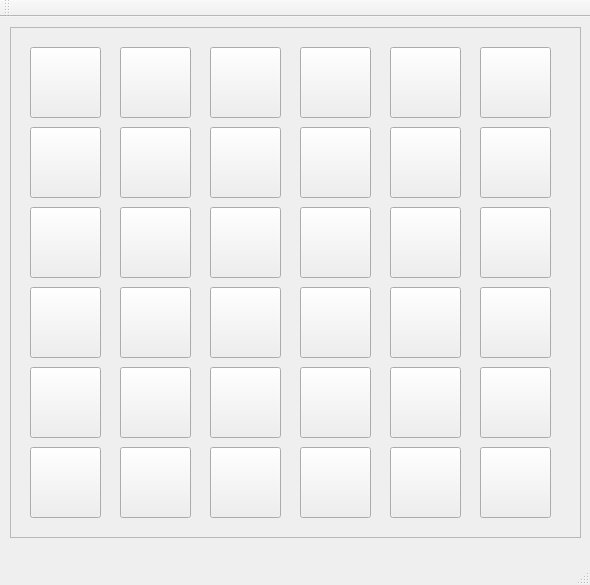
<?xml version="1.0" encoding="UTF-8"?>
<ui version="4.0">
 <class>MainWindow</class>
 <widget class="QMainWindow" name="MainWindow">
  <property name="geometry">
   <rect>
    <x>0</x>
    <y>0</y>
    <width>590</width>
    <height>585</height>
   </rect>
  </property>
  <property name="windowTitle">
   <string>MainWindow</string>
  </property>
  <widget class="QWidget" name="centralwidget">
   <widget class="QFrame" name="frame">
    <property name="geometry">
     <rect>
      <x>10</x>
      <y>10</y>
      <width>571</width>
      <height>511</height>
     </rect>
    </property>
    <property name="frameShape">
     <enum>QFrame::StyledPanel</enum>
    </property>
    <property name="frameShadow">
     <enum>QFrame::Raised</enum>
    </property>
    <widget class="QPushButton" name="s10">
     <property name="geometry">
      <rect>
       <x>290</x>
       <y>100</y>
       <width>71</width>
       <height>71</height>
      </rect>
     </property>
     <property name="text">
      <string/>
     </property>
    </widget>
    <widget class="QPushButton" name="s05">
     <property name="geometry">
      <rect>
       <x>380</x>
       <y>20</y>
       <width>71</width>
       <height>71</height>
      </rect>
     </property>
     <property name="text">
      <string/>
     </property>
    </widget>
    <widget class="QPushButton" name="s06">
     <property name="geometry">
      <rect>
       <x>470</x>
       <y>20</y>
       <width>71</width>
       <height>71</height>
      </rect>
     </property>
     <property name="text">
      <string/>
     </property>
    </widget>
    <widget class="QPushButton" name="s09">
     <property name="geometry">
      <rect>
       <x>200</x>
       <y>100</y>
       <width>71</width>
       <height>71</height>
      </rect>
     </property>
     <property name="text">
      <string/>
     </property>
    </widget>
    <widget class="QPushButton" name="s07">
     <property name="geometry">
      <rect>
       <x>20</x>
       <y>100</y>
       <width>71</width>
       <height>71</height>
      </rect>
     </property>
     <property name="text">
      <string/>
     </property>
    </widget>
    <widget class="QPushButton" name="s03">
     <property name="geometry">
      <rect>
       <x>200</x>
       <y>20</y>
       <width>71</width>
       <height>71</height>
      </rect>
     </property>
     <property name="text">
      <string/>
     </property>
    </widget>
    <widget class="QPushButton" name="s11">
     <property name="geometry">
      <rect>
       <x>380</x>
       <y>100</y>
       <width>71</width>
       <height>71</height>
      </rect>
     </property>
     <property name="text">
      <string/>
     </property>
    </widget>
    <widget class="QPushButton" name="s01">
     <property name="geometry">
      <rect>
       <x>20</x>
       <y>20</y>
       <width>71</width>
       <height>71</height>
      </rect>
     </property>
     <property name="text">
      <string/>
     </property>
    </widget>
    <widget class="QPushButton" name="s04">
     <property name="geometry">
      <rect>
       <x>290</x>
       <y>20</y>
       <width>71</width>
       <height>71</height>
      </rect>
     </property>
     <property name="text">
      <string/>
     </property>
    </widget>
    <widget class="QPushButton" name="s12">
     <property name="geometry">
      <rect>
       <x>470</x>
       <y>100</y>
       <width>71</width>
       <height>71</height>
      </rect>
     </property>
     <property name="text">
      <string/>
     </property>
    </widget>
    <widget class="QPushButton" name="s02">
     <property name="geometry">
      <rect>
       <x>110</x>
       <y>20</y>
       <width>71</width>
       <height>71</height>
      </rect>
     </property>
     <property name="text">
      <string/>
     </property>
    </widget>
    <widget class="QPushButton" name="s08">
     <property name="geometry">
      <rect>
       <x>110</x>
       <y>100</y>
       <width>71</width>
       <height>71</height>
      </rect>
     </property>
     <property name="text">
      <string/>
     </property>
    </widget>
    <widget class="QPushButton" name="s22">
     <property name="geometry">
      <rect>
       <x>290</x>
       <y>260</y>
       <width>71</width>
       <height>71</height>
      </rect>
     </property>
     <property name="text">
      <string/>
     </property>
    </widget>
    <widget class="QPushButton" name="s21">
     <property name="geometry">
      <rect>
       <x>200</x>
       <y>260</y>
       <width>71</width>
       <height>71</height>
      </rect>
     </property>
     <property name="text">
      <string/>
     </property>
    </widget>
    <widget class="QPushButton" name="s19">
     <property name="geometry">
      <rect>
       <x>20</x>
       <y>260</y>
       <width>71</width>
       <height>71</height>
      </rect>
     </property>
     <property name="text">
      <string/>
     </property>
    </widget>
    <widget class="QPushButton" name="s20">
     <property name="geometry">
      <rect>
       <x>110</x>
       <y>260</y>
       <width>71</width>
       <height>71</height>
      </rect>
     </property>
     <property name="text">
      <string/>
     </property>
    </widget>
    <widget class="QPushButton" name="s24">
     <property name="geometry">
      <rect>
       <x>470</x>
       <y>260</y>
       <width>71</width>
       <height>71</height>
      </rect>
     </property>
     <property name="text">
      <string/>
     </property>
    </widget>
    <widget class="QPushButton" name="s18">
     <property name="geometry">
      <rect>
       <x>470</x>
       <y>180</y>
       <width>71</width>
       <height>71</height>
      </rect>
     </property>
     <property name="text">
      <string/>
     </property>
    </widget>
    <widget class="QPushButton" name="s17">
     <property name="geometry">
      <rect>
       <x>380</x>
       <y>180</y>
       <width>71</width>
       <height>71</height>
      </rect>
     </property>
     <property name="text">
      <string/>
     </property>
    </widget>
    <widget class="QPushButton" name="s23">
     <property name="geometry">
      <rect>
       <x>380</x>
       <y>260</y>
       <width>71</width>
       <height>71</height>
      </rect>
     </property>
     <property name="text">
      <string/>
     </property>
    </widget>
    <widget class="QPushButton" name="s15">
     <property name="geometry">
      <rect>
       <x>200</x>
       <y>180</y>
       <width>71</width>
       <height>71</height>
      </rect>
     </property>
     <property name="text">
      <string/>
     </property>
    </widget>
    <widget class="QPushButton" name="s14">
     <property name="geometry">
      <rect>
       <x>110</x>
       <y>180</y>
       <width>71</width>
       <height>71</height>
      </rect>
     </property>
     <property name="text">
      <string/>
     </property>
    </widget>
    <widget class="QPushButton" name="s16">
     <property name="geometry">
      <rect>
       <x>290</x>
       <y>180</y>
       <width>71</width>
       <height>71</height>
      </rect>
     </property>
     <property name="text">
      <string/>
     </property>
    </widget>
    <widget class="QPushButton" name="s13">
     <property name="geometry">
      <rect>
       <x>20</x>
       <y>180</y>
       <width>71</width>
       <height>71</height>
      </rect>
     </property>
     <property name="text">
      <string/>
     </property>
    </widget>
    <widget class="QPushButton" name="s34">
     <property name="geometry">
      <rect>
       <x>290</x>
       <y>420</y>
       <width>71</width>
       <height>71</height>
      </rect>
     </property>
     <property name="text">
      <string/>
     </property>
    </widget>
    <widget class="QPushButton" name="s33">
     <property name="geometry">
      <rect>
       <x>200</x>
       <y>420</y>
       <width>71</width>
       <height>71</height>
      </rect>
     </property>
     <property name="text">
      <string/>
     </property>
    </widget>
    <widget class="QPushButton" name="s31">
     <property name="geometry">
      <rect>
       <x>20</x>
       <y>420</y>
       <width>71</width>
       <height>71</height>
      </rect>
     </property>
     <property name="text">
      <string/>
     </property>
    </widget>
    <widget class="QPushButton" name="s32">
     <property name="geometry">
      <rect>
       <x>110</x>
       <y>420</y>
       <width>71</width>
       <height>71</height>
      </rect>
     </property>
     <property name="text">
      <string/>
     </property>
    </widget>
    <widget class="QPushButton" name="s36">
     <property name="geometry">
      <rect>
       <x>470</x>
       <y>420</y>
       <width>71</width>
       <height>71</height>
      </rect>
     </property>
     <property name="text">
      <string/>
     </property>
    </widget>
    <widget class="QPushButton" name="s30">
     <property name="geometry">
      <rect>
       <x>470</x>
       <y>340</y>
       <width>71</width>
       <height>71</height>
      </rect>
     </property>
     <property name="text">
      <string/>
     </property>
    </widget>
    <widget class="QPushButton" name="s29">
     <property name="geometry">
      <rect>
       <x>380</x>
       <y>340</y>
       <width>71</width>
       <height>71</height>
      </rect>
     </property>
     <property name="text">
      <string/>
     </property>
    </widget>
    <widget class="QPushButton" name="s35">
     <property name="geometry">
      <rect>
       <x>380</x>
       <y>420</y>
       <width>71</width>
       <height>71</height>
      </rect>
     </property>
     <property name="text">
      <string/>
     </property>
    </widget>
    <widget class="QPushButton" name="s27">
     <property name="geometry">
      <rect>
       <x>200</x>
       <y>340</y>
       <width>71</width>
       <height>71</height>
      </rect>
     </property>
     <property name="text">
      <string/>
     </property>
    </widget>
    <widget class="QPushButton" name="s26">
     <property name="geometry">
      <rect>
       <x>110</x>
       <y>340</y>
       <width>71</width>
       <height>71</height>
      </rect>
     </property>
     <property name="text">
      <string/>
     </property>
    </widget>
    <widget class="QPushButton" name="s28">
     <property name="geometry">
      <rect>
       <x>290</x>
       <y>340</y>
       <width>71</width>
       <height>71</height>
      </rect>
     </property>
     <property name="text">
      <string/>
     </property>
    </widget>
    <widget class="QPushButton" name="s25">
     <property name="geometry">
      <rect>
       <x>20</x>
       <y>340</y>
       <width>71</width>
       <height>71</height>
      </rect>
     </property>
     <property name="text">
      <string/>
     </property>
    </widget>
   </widget>
  </widget>
  <widget class="QMenuBar" name="menubar">
   <property name="geometry">
    <rect>
     <x>0</x>
     <y>0</y>
     <width>590</width>
     <height>21</height>
    </rect>
   </property>
  </widget>
  <widget class="QStatusBar" name="statusbar"/>
  <widget class="QToolBar" name="toolBar">
   <property name="windowTitle">
    <string>toolBar</string>
   </property>
   <attribute name="toolBarArea">
    <enum>TopToolBarArea</enum>
   </attribute>
   <attribute name="toolBarBreak">
    <bool>false</bool>
   </attribute>
  </widget>
 </widget>
 <resources/>
 <connections/>
</ui>
